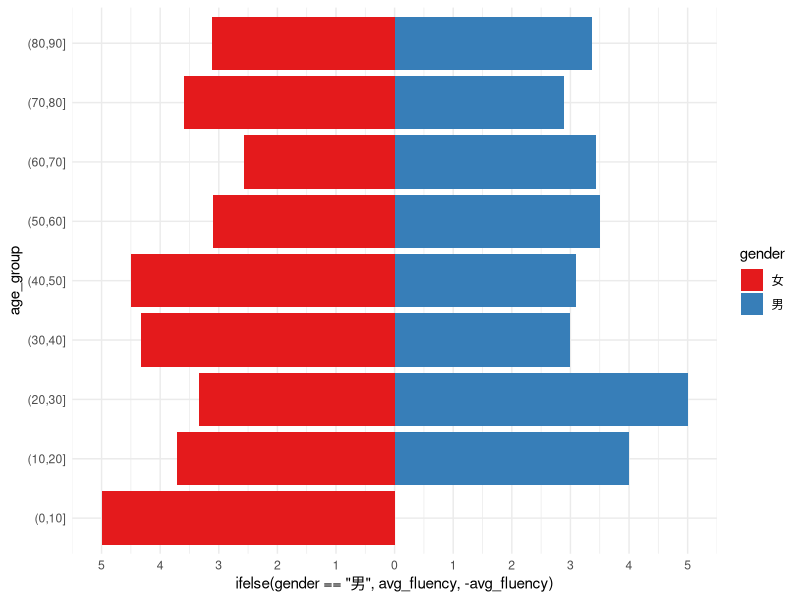

This chart was generated by the following R code: (Note: this script raises an error after producing the figure.)
library(dplyr)
library(tidyr)
library(magrittr)
library(ggplot2)
library(gganimate)
theme_set(theme_bw())


df <- data.frame(
    gender = sample(c("男","女"), 100, replace = T),
    age = sample(10:90, 100, replace = T),
    mand = sample(0:5, 100, replace = T),
    tw = sample(0:5, 100, replace = T),
    hk = sample(0:5, 100, replace = T),
    abori = sample(0:5, 100, replace = T),
    sa = sample(0:5, 100, replace = T),
    eng = sample(0:5, 100, replace = T)
)
df$group <- cut(df$age, breaks = seq(0,90,by=10), right = TRUE)

pl <- df %>% group_by(gender, group) %>%
    summarise(mean(mand), mean(tw), 
              mean(hk), mean(abori), 
              mean(sa), mean(eng)) %>%
    set_names(c("gender", "age_group",
                "Mandarin", "Taiwanese",
                "Hakka", "Aborigine", 
                "South_east", "English")) %>%
    gather("Mandarin", "Taiwanese","Hakka",
           "Aborigine","South_east", "English", 
           key = "lang", 
           value = "avg_fluency") %>%
ggplot(aes(x = age_group, fill = gender,
           y = ifelse(gender=="男",
                      avg_fluency, -avg_fluency),
           frame = lang)
       ) + 
    geom_bar(stat = "identity", position = "identity")+
    scale_y_continuous(limits = c(-5,5),
                       breaks = seq(-5,5,1), 
                       labels=abs(seq(-5,5,1))
                     ) + 
  coord_flip() + 
  scale_fill_brewer(palette = "Set1") + 
  theme_minimal()

gganimate(pl,ani.width=800, ani.height=400, "~/local_depend/GitHubPage/lang_social_survey/age_pyramid.gif")
